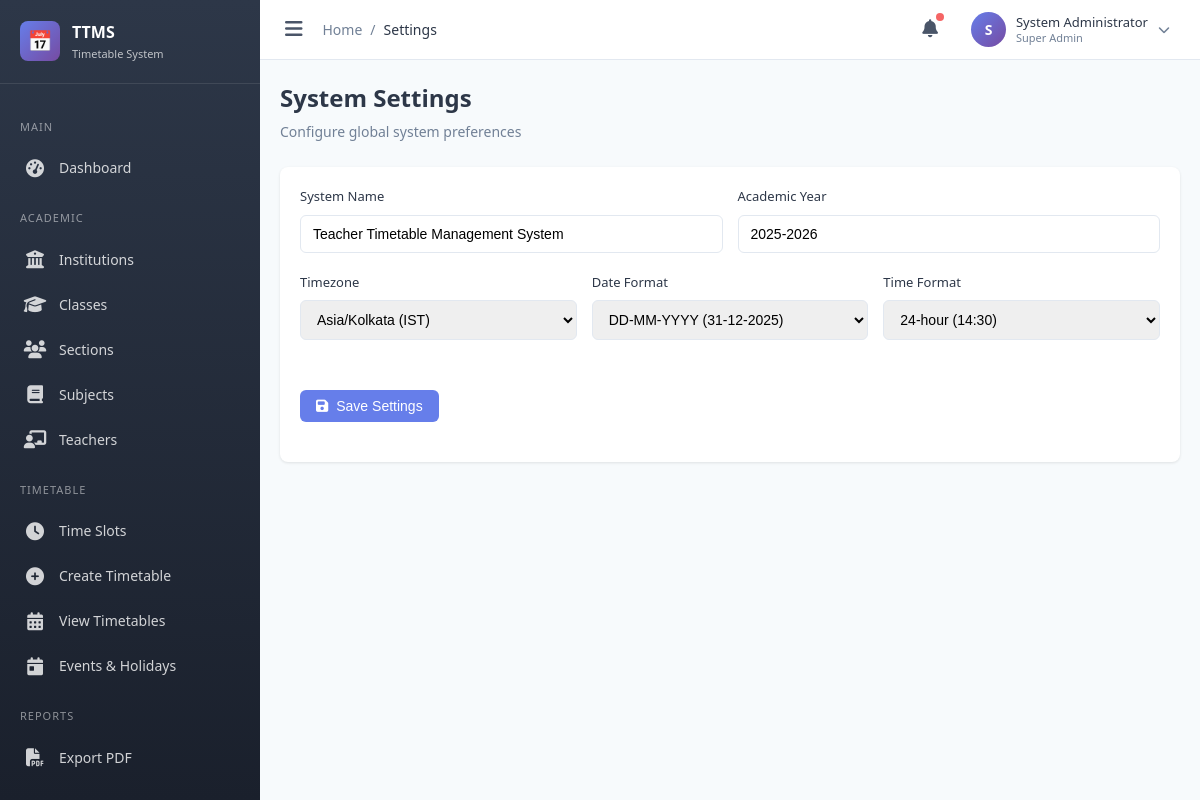
/modules/settings/index.php (signed in), run on the app's committed database.
### tables this page shows
CREATE TABLE settings (
    id INT PRIMARY KEY AUTO_INCREMENT,
    institution_id INT NULL,
    setting_key VARCHAR(100) NOT NULL,
    setting_value TEXT,
    setting_group VARCHAR(50) DEFAULT 'general',
    FOREIGN KEY (institution_id) REFERENCES institutions(id) ON DELETE CASCADE,
    UNIQUE KEY unique_setting (institution_id, setting_key)
);

### includes/functions.php (called while the page is built, shortened)
<?php
require_once __DIR__ . '/../config/database.php';
function isLoggedIn() {
    return isset($_SESSION['admin_id']) && !empty($_SESSION['admin_id']);
}
function getCurrentAdmin() {
    return dbFetch(
        "SELECT a.*, r.name as role_name
         FROM admins a
         LEFT JOIN roles r ON a.role_id = r.id
         WHERE a.id = ?",
        [$_SESSION['admin_id']]
    );
}
function isSuperAdmin() {
    $admin = getCurrentAdmin();
    return $admin && $admin['is_super_admin'];
}
function getSetting($key, $institutionId = null) {
    $setting = dbFetch(
        "SELECT setting_value FROM settings WHERE setting_key = ? AND (institution_id = ? OR institution_id IS NULL)
         ORDER BY institution_id DESC LIMIT 1",
        [$key, $institutionId]
    );
    return $setting ? $setting['setting_value'] : null;
}

### config/database.php (called while the page is built, shortened)
<?php
function getDB() {
    static $pdo = null;
    if ($pdo === null) {
        try {
            $dsn = sprintf(
                "mysql:host=%s;port=%d;dbname=%s;charset=%s",
                DB_HOST,
                DB_PORT,
                DB_NAME,
                DB_CHARSET
            );
            $pdo = new PDO($dsn, DB_USER, DB_PASS, [
                PDO::ATTR_ERRMODE => PDO::ERRMODE_EXCEPTION,
                PDO::ATTR_DEFAULT_FETCH_MODE => PDO::FETCH_ASSOC,
                PDO::ATTR_EMULATE_PREPARES => false,
            ]);
        } catch (PDOException $e) {
            error_log("Database connection failed: " . $e->getMessage());
            throw $e;
        }
    }
    return $pdo;
}
function dbQuery($sql, $params = []) {
    $stmt = getDB()->prepare($sql);
    $stmt->execute($params);
    return $stmt;
}
function dbFetch($sql, $params = []) {
    return dbQuery($sql, $params)->fetch();
}

### includes/auth_check.php (called while the page is built, shortened)
<?php
require_once __DIR__ . '/functions.php';
$currentAdmin = getCurrentAdmin();

### modules/settings/index.php (the view, shortened to what this page needs)
<?php
require_once __DIR__ . '/../../includes/auth_check.php';
$breadcrumb = [
    ['label' => 'Settings']
];
require_once __DIR__ . '/../../includes/header.php';
$academicYear = getSetting('academic_year') ?: date('Y') . '-' . (date('Y') + 1);
$systemName = getSetting('system_name') ?: 'Teacher Timetable Management System';
$timezone = getSetting('timezone') ?: 'Asia/Kolkata';
$dateFormat = getSetting('date_format') ?: 'd-m-Y';
$timeFormat = getSetting('time_format') ?: 'H:i';
?>
<div class="page-header">
    <div>
        <h1 class="page-title">System Settings</h1>
        <p class="page-subtitle">Configure global system preferences</p>
    </div>
</div>
<div class="card">
    <div class="card-body">
        <form method="POST" action="">
            <div class="form-row">
                <div class="form-group">
                    <label class="form-label">System Name</label>
                    <input type="text" name="system_name" class="form-control" value="<?php echo htmlspecialchars($systemName); ?>">
                </div>
                <div class="form-group">
                    <label class="form-label">Academic Year</label>
                    <input type="text" name="academic_year" class="form-control" value="<?php echo htmlspecialchars($academicYear); ?>" placeholder="e.g., 2025-2026">
                </div>
            </div>
            <div class="form-row">
                <div class="form-group">
                    <label class="form-label">Timezone</label>
                    <select name="timezone" class="form-control">
                        <option value="Asia/Kolkata" <?php echo $timezone === 'Asia/Kolkata' ? 'selected' : ''; ?>>Asia/Kolkata (IST)</option>
                    </select>
                </div>
                <div class="form-group">
                    <label class="form-label">Date Format</label>
                    <select name="date_format" class="form-control">
                        <option value="d-m-Y" <?php echo $dateFormat === 'd-m-Y' ? 'selected' : ''; ?>>DD-MM-YYYY (31-12-2025)</option>
                    </select>
                </div>
                <div class="form-group">
                    <label class="form-label">Time Format</label>
                    <select name="time_format" class="form-control">
                        <option value="H:i" <?php echo $timeFormat === 'H:i' ? 'selected' : ''; ?>>24-hour (14:30)</option>
                    </select>
                </div>
            </div>
            <div class="form-group" style="margin-top: 30px;">
                <button type="submit" class="btn btn-primary">
                    <i class="fas fa-save"></i> Save Settings
                </button>
            </div>
        </form>
    </div>
</div>
<?php require_once __DIR__ . '/../../includes/footer.php'; ?>

### includes/header.php (shortened to what this page needs)
<?php
$currentPage = basename(dirname($_SERVER['PHP_SELF']));
$currentFile = basename($_SERVER['PHP_SELF'], '.php');
?>
<!DOCTYPE html>
<html lang="en">
<head>
    <link rel="stylesheet" href="/ttc/assets/css/style.css">
    <link rel="stylesheet" href="https://cdnjs.cloudflare.com/ajax/libs/font-awesome/6.4.0/css/all.min.css">
</head>
<body>
    <div class="admin-wrapper">
        <aside class="sidebar" id="sidebar">
            <div class="sidebar-header">
                <div class="sidebar-logo">&#128197;</div>
                <div class="sidebar-title">
                    TTMS
                    <span>Timetable System</span>
                </div>
            </div>
            <nav class="sidebar-menu">
                <div class="menu-category">Main</div>
                <a href="/ttc/modules/dashboard/index.php" class="menu-item <?php echo $currentPage === 'dashboard' ? 'active' : ''; ?>">
                    <i class="fas fa-tachometer-alt"></i>
                    <span>Dashboard</span>
                </a>
                <div class="menu-category">Academic</div>
                <a href="/ttc/modules/institution/index.php" class="menu-item <?php echo $currentPage === 'institution' ? 'active' : ''; ?>">
                    <i class="fas fa-university"></i>
                    <span>Institutions</span>
                </a>
                <a href="/ttc/modules/class/index.php" class="menu-item <?php echo $currentPage === 'class' ? 'active' : ''; ?>">
                    <i class="fas fa-graduation-cap"></i>
                    <span>Classes</span>
                </a>
                <a href="/ttc/modules/section/index.php" class="menu-item <?php echo $currentPage === 'section' ? 'active' : ''; ?>">
                    <i class="fas fa-users"></i>
                    <span>Sections</span>
                </a>
                <a href="/ttc/modules/subject/index.php" class="menu-item <?php echo $currentPage === 'subject' ? 'active' : ''; ?>">
                    <i class="fas fa-book"></i>
                    <span>Subjects</span>
                </a>
                <a href="/ttc/modules/teacher/index.php" class="menu-item <?php echo $currentPage === 'teacher' ? 'active' : ''; ?>">
                    <i class="fas fa-chalkboard-teacher"></i>
                    <span>Teachers</span>
                </a>
                <div class="menu-category">Timetable</div>
                <a href="/ttc/modules/timeslot/index.php" class="menu-item <?php echo $currentPage === 'timeslot' ? 'active' : ''; ?>">
                    <i class="fas fa-clock"></i>
                    <span>Time Slots</span>
                </a>
                <a href="/ttc/modules/timetable/create.php" class="menu-item <?php echo $currentPage === 'timetable' && $currentFile === 'create' ? 'active' : ''; ?>">
                    <i class="fas fa-plus-circle"></i>
                    <span>Create Timetable</span>
                </a>
                <a href="/ttc/modules/timetable/index.php" class="menu-item <?php echo $currentPage === 'timetable' && $currentFile === 'index' ? 'active' : ''; ?>">
                    <i class="fas fa-calendar-alt"></i>
                    <span>View Timetables</span>
                </a>
                <a href="/ttc/modules/event/index.php" class="menu-item <?php echo $currentPage === 'event' ? 'active' : ''; ?>">
                    <i class="fas fa-calendar-day"></i>
                    <span>Events & Holidays</span>
                </a>
                <div class="menu-category">Reports</div>
                <a href="/ttc/modules/export/index.php" class="menu-item <?php echo $currentPage === 'export' ? 'active' : ''; ?>">
                    <i class="fas fa-file-pdf"></i>
                    <span>Export PDF</span>
                </a>
                <?php if (isSuperAdmin()): ?>
                <div class="menu-category">Administration</div>
                <?php endif; ?>
            </nav>
        </aside>
        <main class="main-content">
            <header class="main-header">
                <div class="header-left">
                    <button class="sidebar-toggle" id="sidebarToggle">
                        <i class="fas fa-bars"></i>
                    </button>
                    <nav class="breadcrumb">
                        <a href="/ttc/modules/dashboard/index.php">Home</a>
                        <?php if (isset($breadcrumb)): ?>
                            <?php foreach ($breadcrumb as $item): ?>
                                <span class="breadcrumb-separator">/</span>
                                <?php if (isset($item['url'])): ?>
                                    <a href="<?php echo $item['url']; ?>"><?php echo $item['label']; ?></a>
                                <?php else: ?>
                                    <span class="breadcrumb-current"><?php echo $item['label']; ?></span>
                                <?php endif; ?>
                            <?php endforeach; ?>
                        <?php endif; ?>
                    </nav>
                </div>
                <div class="header-right">
                    <button class="header-btn" title="Notifications">
                        <i class="fas fa-bell"></i>
                        <span class="notification-badge"></span>
                    </button>
                    <div class="user-menu" onclick="toggleUserDropdown()">
                        <div class="user-avatar">
                            <?php echo strtoupper(substr($currentAdmin['name'], 0, 1)); ?>
                        </div>
                        <div class="user-info">
                            <div class="user-name"><?php echo htmlspecialchars($currentAdmin['name']); ?></div>
                            <div class="user-role"><?php echo $currentAdmin['is_super_admin'] ? 'Super Admin' : ($currentAdmin['role_name'] ?? 'Admin'); ?></div>
                        </div>
                        <i class="fas fa-chevron-down" style="font-size: 12px; color: var(--text-light);"></i>
                    </div>
                </div>
            </header>
            <div class="content-wrapper">

### data on the page
settings: system_name "Teacher Timetable Management System"
settings: academic_year "2025-2026"
settings: timezone "Asia/Kolkata (IST)"
settings: date_format "DD-MM-YYYY (31-12-2025)"
settings: time_format "24-hour (14:30)"

### other printed values
$item['label'] "Settings"
substr($currentAdmin['name'], 0, 1) "S"
$currentAdmin['name'] "System Administrator"
